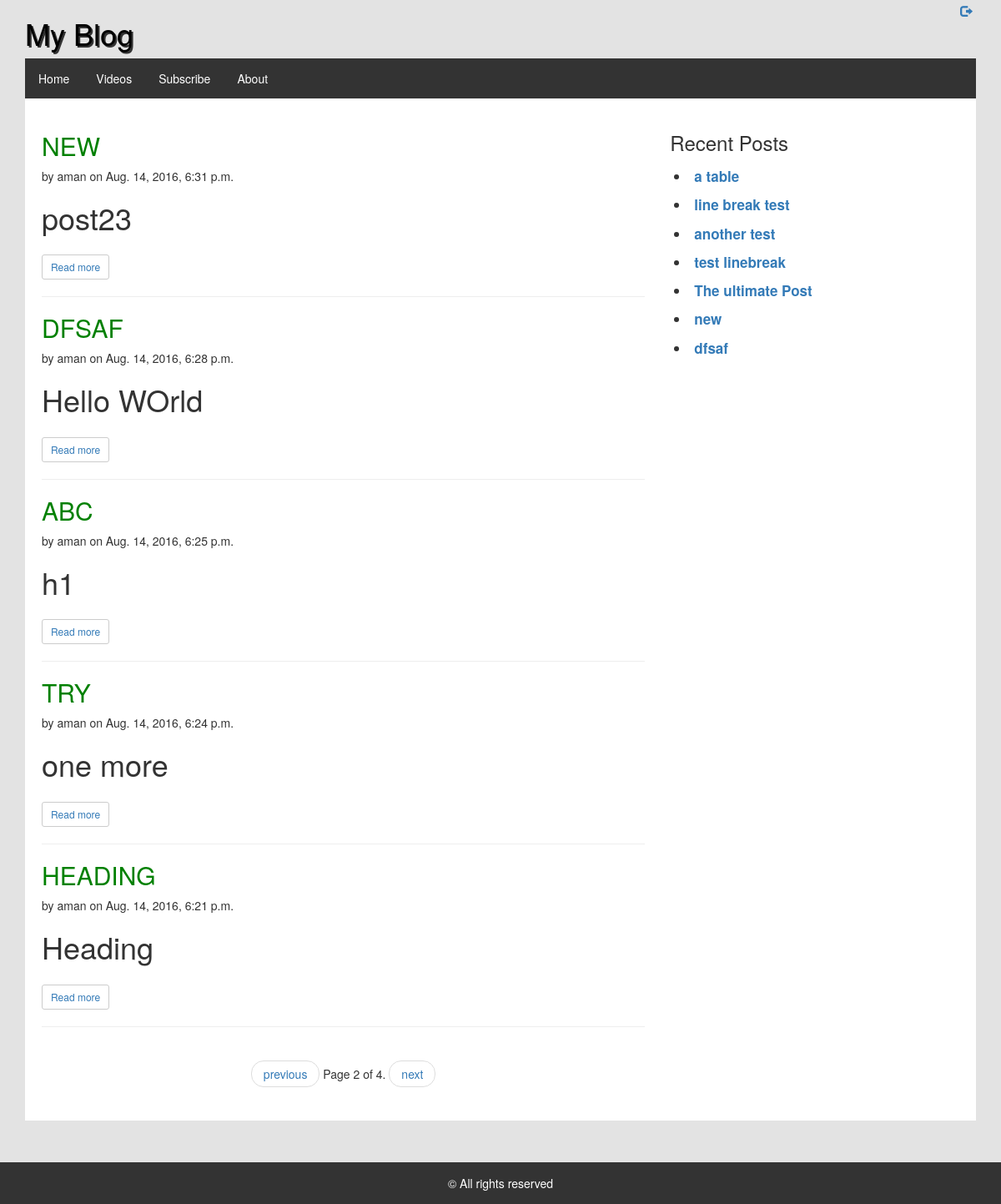
Before: /?page=2 with the older database file.
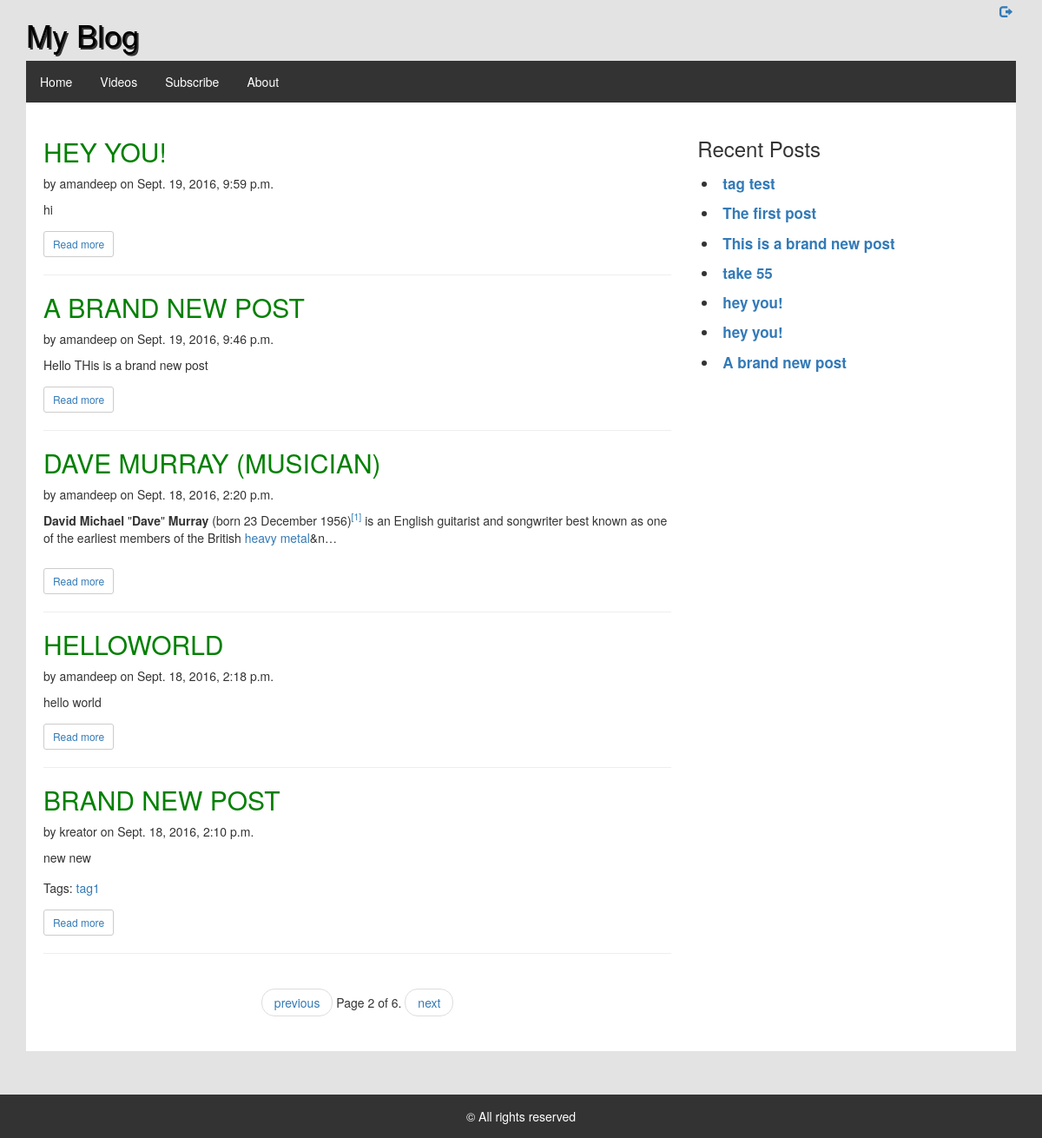
After: the same page with the newer database file.
### blog/models.py (models this page shows, shortened)
class Post(models.Model):
    author = models.ForeignKey('auth.User')
    title = models.CharField(max_length=150)
    text = models.TextField()
    created_date = models.DateTimeField(default=timezone.now)
    published_date = models.DateTimeField(blank=True, null=True)
    tags = models.CharField(max_length=150, blank=True, null=True)

### blog/views.py (the view)
# urls.py: url(r'^$', views.post_feed, name='post_feed'),
def post_feed(request):
    posts = Post.objects.filter(published_date__lte=timezone.now()).order_by('-published_date')
    paginator = Paginator(posts, 5) # Show 5 feeds per page
    page = request.GET.get('page')
    try:
        q_set = paginator.page(page)
    except PageNotAnInteger:
        q_set = paginator.page(1)
    except EmptyPage:
        q_set = paginator.page(paginator.num_pages)
    return render(request,'post_feed.html',{'posts':posts,'q_set':q_set})

### blog/templates/post_feed.html
{%extends 'base.html' %}
{% block content %}
		{% for post in q_set %}
       <div class="post">
       			<h2 class="post-title"><a href="{% url 'post_detail' pk=post.pk %}">{{post.title}}</a></h2>
       			<p>by {{post.author}} on {{post.published_date}}</p>
				<div class="post-body">{{post.text|safe|truncatechars_html:200}}</div>
				{% if post.tags != None %}
				<div class="post-tags">Tags: <a href="{% url 'tag_filter' tage=post.tags %}">{{post.tags}}</a></div>
				{%endif%}
				<button class="btn btn-default btn-sm readmore"><a href="{% url 'post_detail' pk=post.pk %}">Read more</a></button>
				<hr>
       </div>
       {% endfor %}
<div class="pagination">
    <ul class="step-links pager">
        {% if q_set.has_previous %}
            <li><a href="?page={{ q_set.previous_page_number }}">previous</a></li>
        {% endif %}
        <span class="current">
            Page {{ q_set.number }} of {{ q_set.paginator.num_pages }}.
        </span>
        {% if q_set.has_next %}
            <li><a href="?page={{ q_set.next_page_number }}">next</a></li>
        {% endif %}
    </ul>
</div>
{% endblock %}

### blog/templates/latest_posts.html
<div class="latest-posts">
	<h3>Recent Posts</h3>
	{% for post in posts|slice:":7" %}
		<li><a href="{% url 'post_detail' pk=post.pk %}">{{post.title}}</a></li>
	{% endfor %}
</div>

Changed rows visible on the page:
no longer on this page (row unchanged): Post: title "NEW", author "aman", published_date "Aug. 14, 2016, 6:31 p.m.", text "post23", title "new"
no longer on this page (row unchanged): Post: title "DFSAF", author "aman", published_date "Aug. 14, 2016, 6:28 p.m.", text "Hello WOrld", title "dfsaf"
no longer on this page (row unchanged): Post: title "ABC", author "aman", published_date "Aug. 14, 2016, 6:25 p.m.", text "h1", shown under "My Blog"
no longer on this page (row unchanged): Post: title "TRY", author "aman", published_date "Aug. 14, 2016, 6:24 p.m.", text "one more", shown under "My Blog"
no longer on this page (row unchanged): Post: title "HEADING", author "aman", published_date "Aug. 14, 2016, 6:21 p.m.", text "Heading", shown under "My Blog"
no longer on this page (row unchanged): Post: title "a table", shown under "Recent Posts"
no longer on this page (row unchanged): Post: title "line break test", shown under "Recent Posts"
no longer on this page (row unchanged): Post: title "another test", shown under "Recent Posts"
no longer on this page (row unchanged): Post: title "test linebreak", shown under "Recent Posts"
no longer on this page (row unchanged): Post: title "The ultimate Post", shown under "Recent Posts"
added Post: title "HEY YOU!", author "amandeep", published_date "Sept. 19, 2016, 9:59 p.m.", text "hi", title "hey you!"
added Post: title "A BRAND NEW POST", author "amandeep", published_date "Sept. 19, 2016, 9:46 p.m.", text "Hello THis is a brand new post", title "A brand new post"
added Post: title "DAVE MURRAY (MUSICIAN)", author "amandeep", published_date "Sept. 18, 2016, 2:20 p.m.", text "David Michael \" Dave \" Murray (born 23 December 1956) [1] is an English guitarist and songwriter best known as one of the earliest members of the British heavy metal &n…", shown under "My Blog"
added Post: title "HELLOWORLD", author "amandeep", published_date "Sept. 18, 2016, 2:18 p.m.", text "hello world", shown under "My Blog"
added Post: title "BRAND NEW POST", author "kreator", published_date "Sept. 18, 2016, 2:10 p.m.", text "new new", tags "tag1", shown under "My Blog"
added Post: title "tag test", shown under "Recent Posts"
now on this page (row edited): Post: title "The first post", shown under "Recent Posts"
added Post: title "This is a brand new post", shown under "Recent Posts"
added Post: title "take 55", shown under "Recent Posts"
added Post: title "hey you!", shown under "Recent Posts"
Other visible differences:
{{ q_set.paginator.num_pages }}: "4" → "6"
